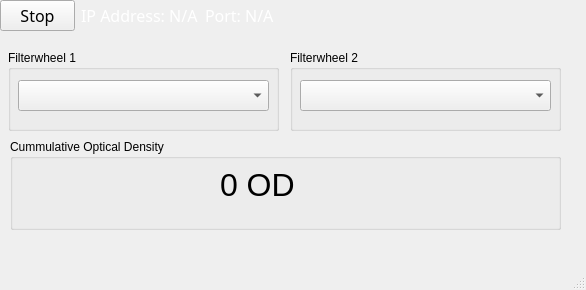
<?xml version="1.0" encoding="UTF-8"?>
<ui version="4.0">
 <class>MainWindow</class>
 <widget class="QMainWindow" name="MainWindow">
  <property name="geometry">
   <rect>
    <x>0</x>
    <y>0</y>
    <width>586</width>
    <height>290</height>
   </rect>
  </property>
  <property name="sizePolicy">
   <sizepolicy hsizetype="Expanding" vsizetype="Expanding">
    <horstretch>0</horstretch>
    <verstretch>0</verstretch>
   </sizepolicy>
  </property>
  <property name="windowTitle">
   <string>Toptica Filterwheels</string>
  </property>
  <property name="styleSheet">
   <string notr="true"/>
  </property>
  <widget class="QWidget" name="centralwidget">
   <property name="layoutDirection">
    <enum>Qt::LeftToRight</enum>
   </property>
   <widget class="QWidget" name="">
    <layout class="QHBoxLayout" name="horizontalLayout_8">
     <item>
      <widget class="QPushButton" name="stop_button">
       <property name="maximumSize">
        <size>
         <width>75</width>
         <height>16777215</height>
        </size>
       </property>
       <property name="font">
        <font>
         <family>Calibri Light</family>
         <pointsize>12</pointsize>
        </font>
       </property>
       <property name="styleSheet">
        <string notr="true"/>
       </property>
       <property name="text">
        <string>Stop</string>
       </property>
       <property name="checkable">
        <bool>true</bool>
       </property>
      </widget>
     </item>
     <item>
      <layout class="QHBoxLayout" name="horizontalLayout">
       <item>
        <widget class="QLabel" name="ip_label">
         <property name="maximumSize">
          <size>
           <width>16777215</width>
           <height>16777215</height>
          </size>
         </property>
         <property name="font">
          <font>
           <family>Calibri Light</family>
           <pointsize>12</pointsize>
          </font>
         </property>
         <property name="styleSheet">
          <string notr="true">color: rgb(255, 255, 255);</string>
         </property>
         <property name="text">
          <string>IP Address: N/A</string>
         </property>
        </widget>
       </item>
       <item>
        <widget class="QLabel" name="port_label">
         <property name="font">
          <font>
           <family>Calibri Light</family>
           <pointsize>12</pointsize>
          </font>
         </property>
         <property name="styleSheet">
          <string notr="true">color: rgb(255, 255, 255);</string>
         </property>
         <property name="text">
          <string>Port: N/A</string>
         </property>
        </widget>
       </item>
      </layout>
     </item>
    </layout>
   </widget>
   <widget class="QGroupBox" name="groupBox">
    <property name="geometry">
     <rect>
      <x>8</x>
      <y>50</y>
      <width>271</width>
      <height>81</height>
     </rect>
    </property>
    <property name="title">
     <string>Filterwheel 1</string>
    </property>
    <widget class="QComboBox" name="comboBox_filter1">
     <property name="geometry">
      <rect>
       <x>10</x>
       <y>30</y>
       <width>251</width>
       <height>31</height>
      </rect>
     </property>
    </widget>
   </widget>
   <widget class="QGroupBox" name="groupBox_2">
    <property name="geometry">
     <rect>
      <x>290</x>
      <y>50</y>
      <width>271</width>
      <height>81</height>
     </rect>
    </property>
    <property name="title">
     <string>Filterwheel 2</string>
    </property>
    <widget class="QComboBox" name="comboBox_filter2">
     <property name="geometry">
      <rect>
       <x>10</x>
       <y>30</y>
       <width>251</width>
       <height>31</height>
      </rect>
     </property>
    </widget>
   </widget>
   <widget class="QGroupBox" name="groupBox_3">
    <property name="geometry">
     <rect>
      <x>10</x>
      <y>139</y>
      <width>551</width>
      <height>91</height>
     </rect>
    </property>
    <property name="title">
     <string>Cummulative Optical Density</string>
    </property>
    <widget class="QLabel" name="nd_label">
     <property name="geometry">
      <rect>
       <x>210</x>
       <y>20</y>
       <width>211</width>
       <height>51</height>
      </rect>
     </property>
     <property name="font">
      <font>
       <pointsize>24</pointsize>
      </font>
     </property>
     <property name="text">
      <string>0 OD</string>
     </property>
    </widget>
   </widget>
  </widget>
  <widget class="QMenuBar" name="menubar">
   <property name="geometry">
    <rect>
     <x>0</x>
     <y>0</y>
     <width>586</width>
     <height>26</height>
    </rect>
   </property>
  </widget>
  <widget class="QStatusBar" name="statusbar"/>
 </widget>
 <resources/>
 <connections/>
</ui>
